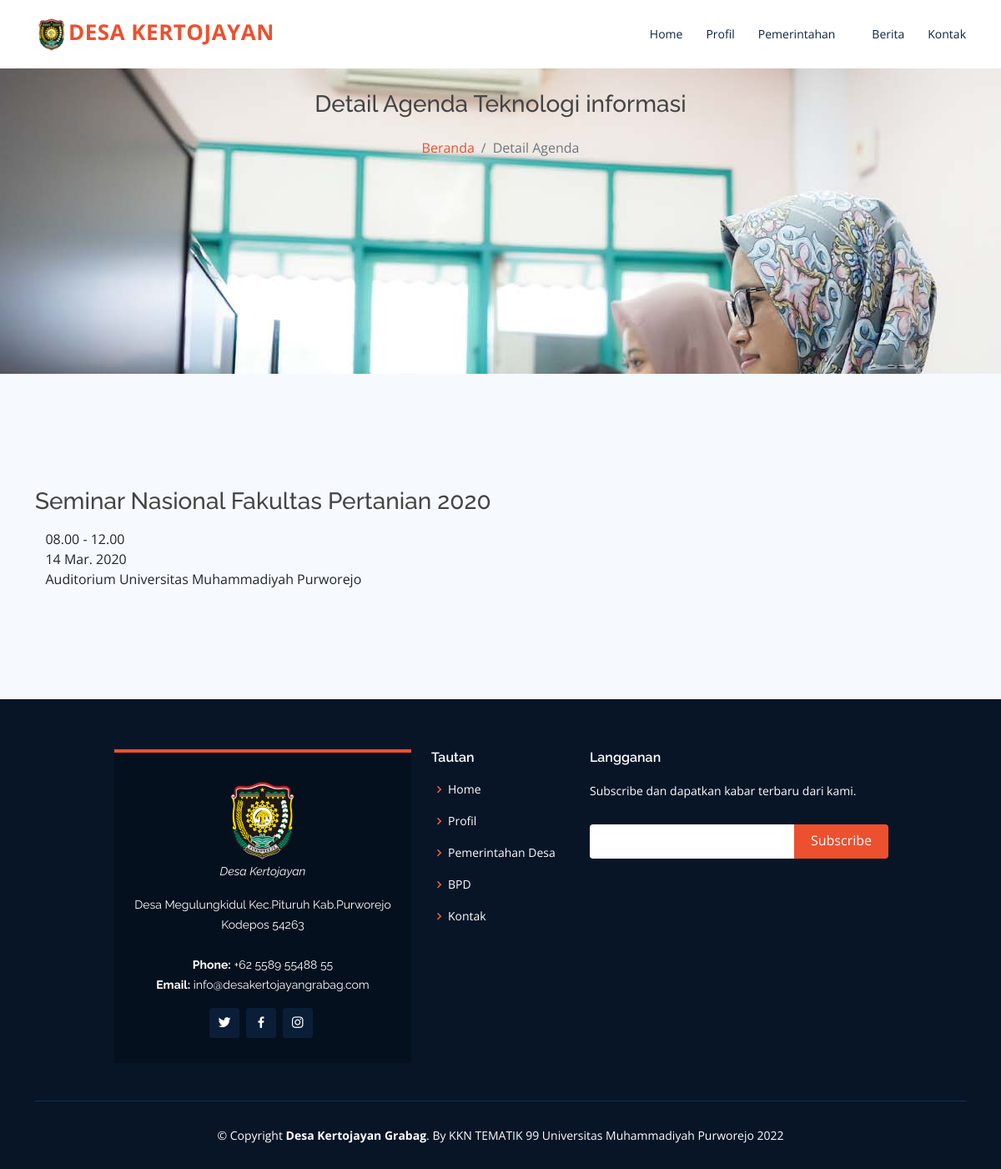
The page /agenda/detail/3 on the database its author committed.
### tables this page shows
CREATE TABLE `agenda` (
  `idagenda` int(11) NOT NULL,
  `agenda_detail` text NOT NULL,
  `agenda_day` varchar(32) NOT NULL,
  `agenda_time` varchar(64) NOT NULL,
  `location_agenda` varchar(255) NOT NULL,
  `time_agenda` varchar(255) NOT NULL,
  `agenda_month` varchar(32) NOT NULL,
  `agenda_date` varchar(32) NOT NULL,
  `agenda_description` text NOT NULL,
  `agenda_penyelenggara` varchar(255) NOT NULL,
  `agenda_contact` varchar(64) NOT NULL,
  `img_agenda` text NOT NULL
);

### application/controllers/Agenda.php (called while the page is built, shortened)
<?php
class Agenda extends CI_Controller
{
    public function __construct()
    {
        $this->load->model('Beranda_m');
    }
    public function detail($idagenda)
    {
        $data['detail']             = $this->Beranda_m->getDataAgendaById($idagenda);
        $data['frontdatarow']       = $this->Beranda_m->getAllDataRow();
        $data['newsrow']            = $this->Beranda_m->getDataNewsRow();
        $this->load->view('templates/header', $data);
        $this->load->view('agenda/detailagenda', $data);
        $this->load->view('templates/footer', $data);
    }
}

### index.php (called while the page is built, shortened)
<?php
require_once BASEPATH.'core/CodeIgniter.php';

### application/models/Beranda_m.php (called while the page is built, shortened)
<?php
class Beranda_m extends CI_Model
{
    public function getDataAgendaById($idagenda)
    {
        return $this->db->get_where('agenda', array('idagenda' => $idagenda))->row();
    }
}

### application/views/agenda/detailagenda.php (the view, shortened to what this page needs)
<section id="hero_sub_head" class="d-flex justify-content-center mt-5" style="background-image: url('<?= base_url() ?>assets/img/header/sub-header3.jpg');">
    <div id="breadcrumb" class="container " data-aos="zoom-out" data-aos-delay="100">
        <h3 class="text-center">Detail Agenda<span> Teknologi informasi</span>
        </h3>
        <nav aria-label="breadcrumb ">
            <ol class="breadcrumb bg-transparent justify-content-center">
                <li class="breadcrumb-item"><a href="<?= base_url() ?>">Beranda</a></li>
                <li class="breadcrumb-item active " aria-current="page">Detail Agenda</li>
            </ol>
        </nav>
    </div>
</section>
<section class="pengumuman section-bg">
    <div class="container">
        <?php
        if (isset($detail)) {
        ?>
            <div class="row  ">
                <div class="col-md-12">
                    <div class="timeline">
                        <div class="col-md-12">
                            <div class="tl-item">
                                <div class="tl-circle">&nbsp;</div>
                            </div>
                            <div class="tl-item">
                                <div class="tl-circle">&nbsp;</div>
                            </div>
                            <div class="tl-item">
                                <div class="tl-event">
                                    <div class="agenda-title">
                                        <h3 class="ml-5 mt-1"><?= $detail->agenda_detail; ?></h3>
                                        <span class="ml-5 text-dark"><i class="icofont-clock-time pr-1"></i><?= $detail->agenda_time; ?></span>
                                        <br>
                                        <span class="ml-5 text-dark"><i class="icofont-calendar pr-1"></i><?= $detail->time_agenda; ?></span>
                                        <br>
                                        <span class="ml-5 text-dark"><i class="icofont-location-pin pr-1"></i><?= $detail->location_agenda; ?></span>
                                        <br>
                                        <span class="ml-5 text-dark"><i class="icofont-ui-user-group pr-1"></i><?= $detail->agenda_penyelenggara; ?></span>
                                        <br>
                                        <span class="ml-5 text-dark"><i class="icofont-ui-contact-list pr-1"></i><?= $detail->agenda_contact; ?></span>
                                    </div>
                                </div>
                            </div>
                            <div class="tl-item">
                                <div class="tl-end">&nbsp;</div>
                            </div>
                        </div>
                    </div>
                </div>
            </div>
        <?php
        } else {
            echo "";
        }
        ?>
    </div>
</section>

### assets/css/style.css (style rules this page uses)
body { font-family: "Open Sans", sans-serif; color: #444444; }
a { color: #ed502e; text-decoration: none; }
h1, h2, h3, h4, h5, h6 { font-family: "Raleway", sans-serif; }
@media (prefers-reduced-motion: no-preference) { :root { scroll-behavior: auto; } }
#hero_sub_head { width: 100%; height: 50vh; background-color: rgba(4, 12, 21, 0.8); overflow: hidden; position: relative; }
section { padding: 60px 0; }
.section-bg { background-color: #f6f9fd; }
.breadcrumb { padding: 15px 0; background: #f6f9fd; min-height: 40px; margin-top: 1 5vh; }

### rows shown on the page
agenda: agenda_detail "Seminar Nasional Fakultas Pertanian 2020", agenda_time "08.00 - 12.00", time_agenda "14 Mar. 2020", location_agenda "Auditorium Universitas Muhammadiyah Purworejo"
